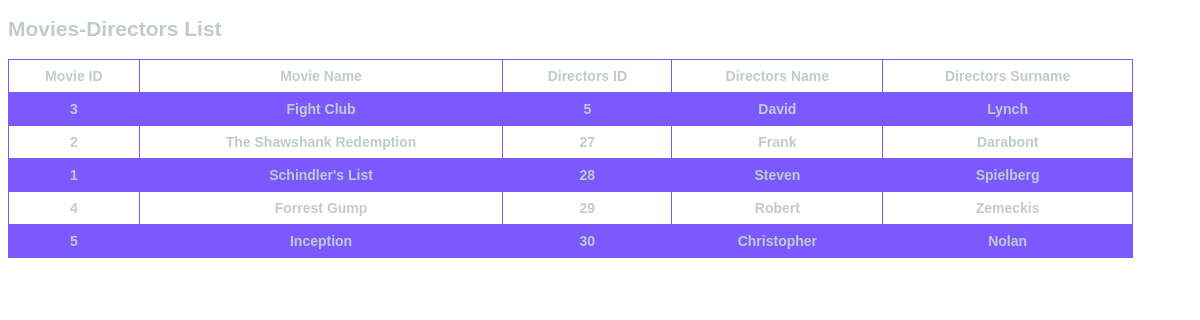
The page /user_panel_ispace/Movies_DirectorListRelationship.php on the database its author committed.
### tables this page shows
CREATE TABLE `movies` (
  `movie_title` varchar(100) DEFAULT NULL,
  `movie_language` varchar(20) DEFAULT NULL,
  `movie_video_links` varchar(300) DEFAULT NULL,
  `movie_image` varchar(300) DEFAULT NULL,
  `movie_IMDB_ranking` float DEFAULT NULL,
  `movie_RT_rating` float DEFAULT NULL,
  `movie_id` int(11) NOT NULL,
  `movie_description` varchar(1000) DEFAULT NULL,
  `movie_duration` varchar(20) DEFAULT NULL,
  `movie_releasedate` date DEFAULT NULL
);

CREATE TABLE `directors` (
  `director_id` int(11) NOT NULL,
  `director_name` varchar(50) DEFAULT NULL,
  `director_surname` varchar(50) DEFAULT NULL
);

### user_panel_ispace/Movies_DirectorListRelationship.php (the view, shortened to what this page needs)
<!DOCTYPE html>
<html>
<head>
</head>
<body>
<h2> Movies-Directors List </h2>
<table>
<tr>  <th>Movie ID</th> <th>Movie Name</th> <th>Directors ID</th>
      <th>Directors Name</th> <th>Directors Surname</th> </tr>
<?php
    include "connect.php";
    $sqlcmd = "SELECT M.movie_id, M.movie_title, D.director_id,D.director_name,D.director_surname
      FROM movies_directed_by R, directors D, movies M
      WHERE R.director_id=D.director_id AND R.movie_id=M.movie_id ";
    $xresult = mysqli_query($db, $sqlcmd);
    while($row = mysqli_fetch_assoc($xresult))
    {
        $id = $row['movie_id'];
        $name = $row['movie_title'];
        $dirid = $row['director_id'];
        $dirname = $row['director_name'];
        $dirsurname = $row['director_surname'];
        echo "<tr>" . "<th>".$id."</th>" ."<th>".$name."</th>" .
         "<th>".$dirid."</th>"  .  "<th>".$dirname."</th>" . "<th>".$dirsurname."</th>"  ."</tr>"  ;
    }
?>
</table>
</body>
</html>

### user_panel_ispace/Movies_DirectorListRelationship.php (style rules this page uses)
body { font-family: 'Fira Sans', sans-serif; font-weight: 400; font-size: 14px; color: #BFCBCD; text-decoration: none; }
table { font-family: arial, sans-serif; border-collapse: collapse; border: 1px solid black; width: 95%; color: #BFCBCD; }
th,td { border: 1px solid #7B59FF; text-align: left; padding: 8px; }
th { text-align: center; }
tr:nth-child(even) { background-color: #7B59FF; }

### rows shown on the page
movies: movie_id "3", movie_title "Fight Club", directors.director_id "5", directors.director_name "David", directors.director_surname "Lynch"
movies: movie_id "2", movie_title "The Shawshank Redemption", directors.director_id "27", directors.director_name "Frank", directors.director_surname "Darabont"
movies: movie_id "1", movie_title "Schindler's List", directors.director_id "28", directors.director_name "Steven", directors.director_surname "Spielberg"
movies: movie_id "4", movie_title "Forrest Gump", directors.director_id "29", directors.director_name "Robert", directors.director_surname "Zemeckis"
movies: movie_id "5", movie_title "Inception", directors.director_id "30", directors.director_name "Christopher", directors.director_surname "Nolan"
